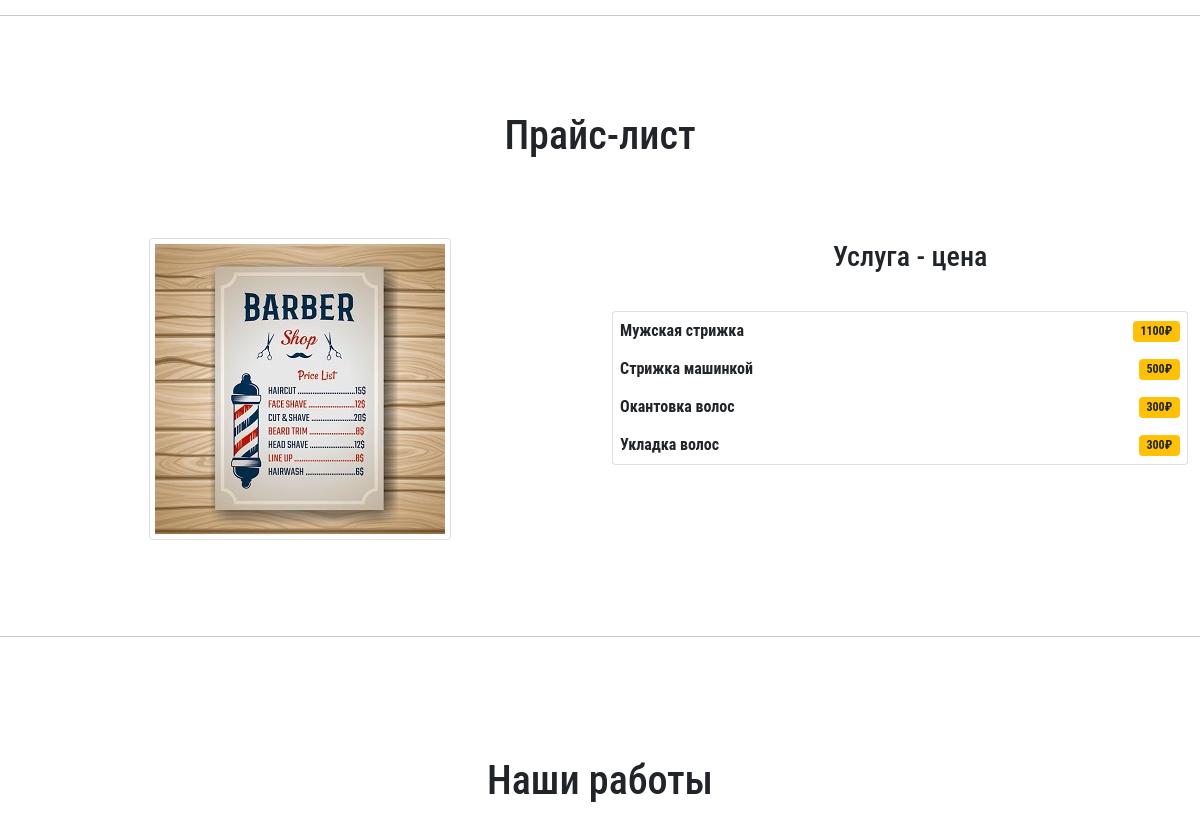
The app's page / (middle part), older data.
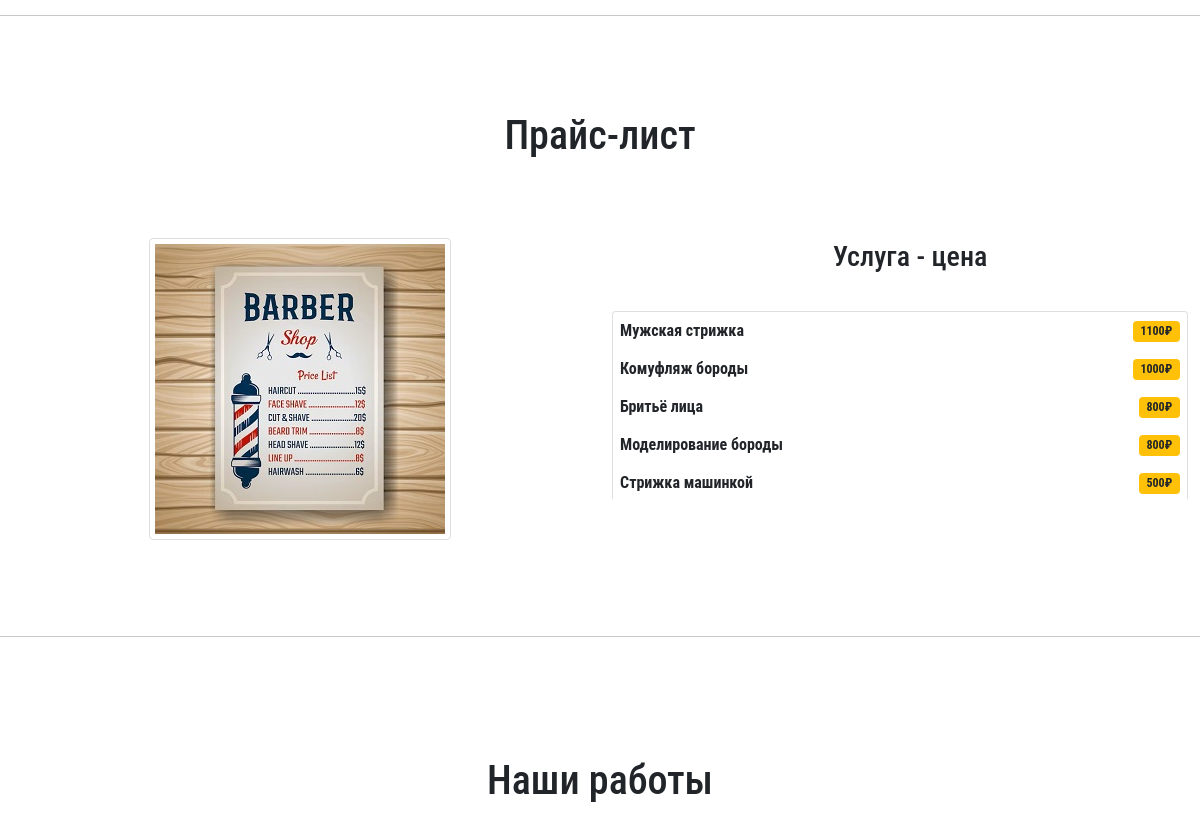
The same page, newer data.
### barbershop/models.py (models this page shows, shortened)
class Price(models.Model):
    service = models.CharField(max_length=200, db_index=True, verbose_name="Название услуги")
    price = models.IntegerField(default=0, null=True, blank=True, verbose_name="Цена")
    class Meta:
        verbose_name = 'Стрижка'
        verbose_name_plural = 'Прайс-лист'
        ordering = ['-price']

### barbershop/views.py (the view)
# urls.py: path('', views.barbershop, name='barbershop')
def barbershop(request):
    barbers = Barbers.objects.all()
    price_list = Price.objects.all()
    portfolio = Portfolio.objects.all()
    dict_obj = {
        'barbers': barbers,
        'price_list': price_list,
        'portfolio': portfolio
    }
    return render(request, 'barbershop/barbershop.html', dict_obj)

### barbershop/templates/barbershop/barbershop.html (shortened to what this page needs)
{% extends 'barbershop/base.html' %}
{% load static %}
{% block content %}
<hr />
<section id="price">
    <h1 class="text-center">Прайс-лист</h1>
    <div class="container-fluid" id="product-container">
      <div class="row" id="banner-row">
        <div class="col-md-6" id="about-col">
          <img
            class="img-responsive rounded mx-auto d-block"
            src="../../static/barbershop/price.jpg"
            alt=""
          />
        </div>
        <div class="col-lg-6 col-md-12" id="product-col2">
          <h3>Услуга - цена</h3>
          <ul class="list-group">
            {% for price in price_list %}
            <li class="list-group-item d-flex justify-content-between align-items-center">
                <b>{{ price.service }}</b>
              <span class="badge bg-warning text-dark">{{ price.price }}₽</span>
            </li>
            {% endfor %}
           </ul>
        </div>
      </div>
    </div>
</section>
<hr />
<section id="portfolio">
    <div class="container">
        <h1 class="h3 text-center my-4">
            <h1 class="text-center">Наши работы</h1>
    </div>
</section>
{% endblock %}

Row changes from the older to the newer data that the page shows:
no longer on this page (row unchanged): Price: service "Окантовка волос", price "300"
no longer on this page (row unchanged): Price: service "Укладка волос", price "300"
added Price: service "Комуфляж бороды", price "1000"
added Price: service "Бритьё лица", price "800"
added Price: service "Моделирование бороды", price "800"
